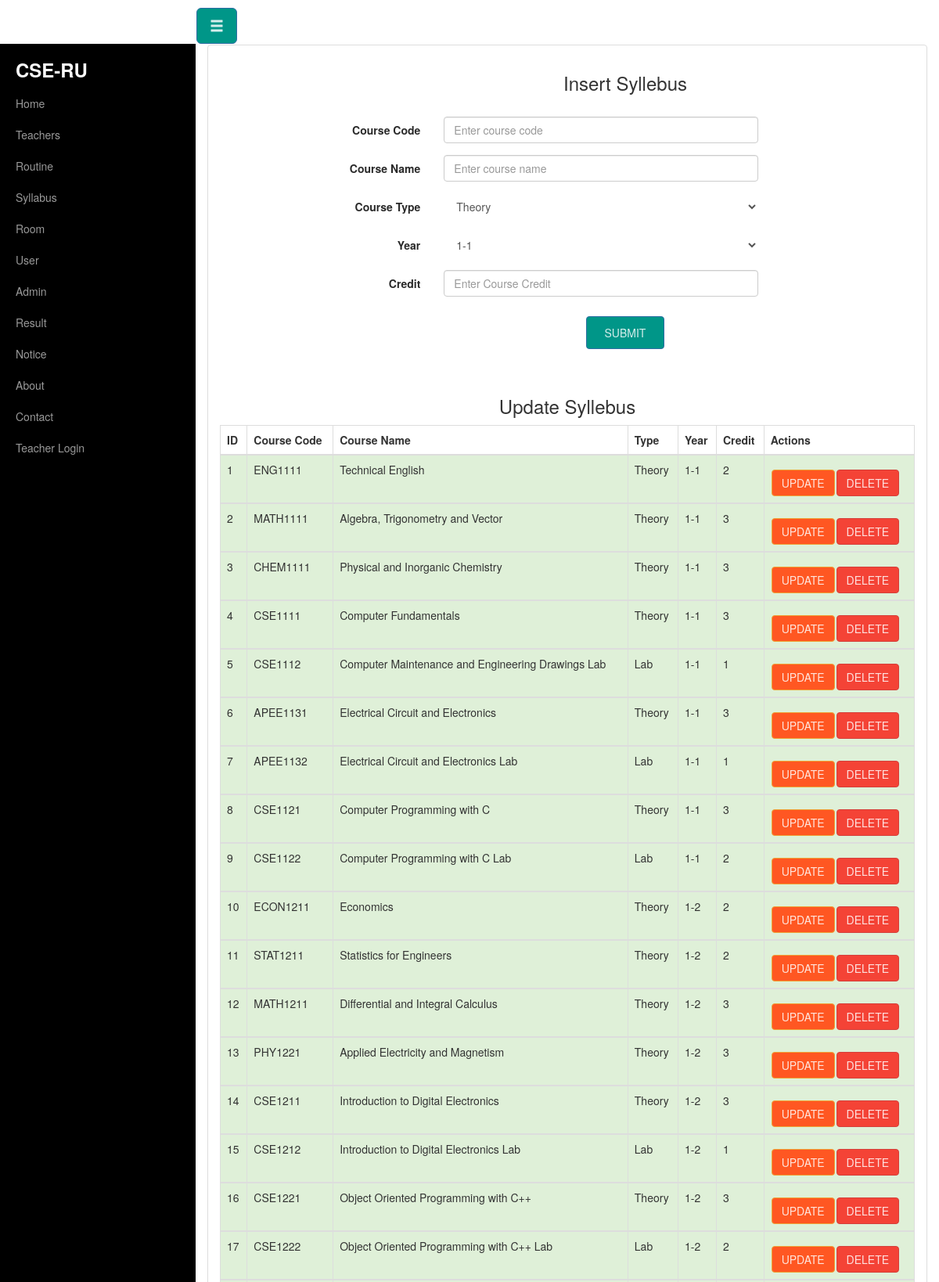
The app's page /course_insert.php (upper part) with its own data.
### tables this page shows
CREATE TABLE IF NOT EXISTS `course` (
  `co_id` int(11) NOT NULL AUTO_INCREMENT,
  `course_code` text NOT NULL,
  `name` text NOT NULL,
  `type` text NOT NULL,
  `year` text NOT NULL,
  `credit` int(11) NOT NULL,
  PRIMARY KEY (`co_id`)
);

### course_insert.php (the view, shortened to what this page needs)
<?php include("header.php");?>
<?php include('db_con.php');?>
<div class="container-fluid">
    <div class="row" id="wrapper">
    <?php require_once'menubar.php';?>
    <div class="col-sm-12">
        <div class="panel panel-default">
        <div class="panel-body">
        <div class="col-sm-10 col-sm-offset-2">
<center><h3>Insert Syllebus</h3></center>
<br>
<form action="course_insert.php" method="post" class="form-horizontal" role="form">
            <div class="form-group">
                <label for="course_code" class="col-sm-2 control-label">Course Code</label>
                <div class="col-sm-7">
                <input type="text" class="form-control" name="course_code" placeholder="Enter course code" >
                </div>
            </div>
            <div class="form-group">
                <label for="course_name" class="col-sm-2 control-label">Course Name</label>
                <div class="col-sm-7">
                <input type="text" class="form-control" name="course_name" placeholder="Enter course name" >
                </div>
            </div>
            <div class="form-group">
                <label class="col-sm-2 control-label">Course Type</label>
                <div class="col-sm-7">
                    <select class="form-control" name="type">
                        <option value="Theory">Theory</option>
                    </select>
                </div>
            </div>
            <div class="form-group">
                <label class="col-sm-2 control-label">Year</label>
                <div class="col-sm-7">
                    <select class="form-control" name="year">
                        <option value="1-1">1-1</option>
                    </select>
                </div>
            </div>
			<div class="form-group">
                <label for="credit" class="col-sm-2 control-label">Credit</label>
                <div class="col-sm-7">
                    <input type="text" class="form-control" name="credit" placeholder="Enter Course Credit">
                </div>
            </div>
            <center><input type="submit" name="submit" value="Submit" class="btn btn-primary" style="padding: 10px; width: 100px;"></center>
 </form>
 <br>
    <br>
        <br>
</div>
            <center><h3>Update Syllebus</h3></center>
            <?php
            $sql1 = "SELECT * FROM course";
            $result1 = mysqli_query($conn,$sql1);
                echo "<table class='table table-bordered'>";
                echo "<thead>";
                echo "<tr>";
                echo "<th>ID</th>";
                echo "<th>Course Code</th>";
                echo "<th>Course Name</th>";
                echo "<th>Type</th>";
                echo "<th>Year</th>";
                echo "<th>Credit</th>";
                echo "<th>Actions</th>";
                echo "</tr>";
                echo "</thead>";
            while ($row1 = mysqli_fetch_assoc($result1)) {
                echo "<tbody>";
                echo "<tr class='success'>";
                echo "<td>".$row1['co_id']."</td>";
                echo "<td>".$row1['course_code']."</td>";
                echo "<td>".$row1['name']."</td>";
                echo "<td>".$row1['type']."</td>";
                echo "<td>".$row1['year']."</td>";
                echo "<td>".$row1['credit']."</td>";
                echo '<td><a href="course_update.php?id=' . $row1['co_id'] . '"><b class="btn btn-warning">Update</b></a>' ;
                echo '<a href="delete.php?id=' . $row1['co_id'] . '" onclick=\'return confirm("Are you sure you want to delete this record?")\'><b class="btn btn-danger">Delete</b></a></td>' ;
                echo "</tr>";
                echo "</tbody>";
            }
                echo "</table>";
        ?>
 </div>
 </div>
 </div>
 </div>

### css/style.css (style rules this page uses)
* { box-sizing:border-box; }
#wrapper { padding-left: 0; -webkit-transition: all 0.5s ease; -moz-transition: all 0.5s ease; -o-transition: all 0.5s ease; transition: all 0.5s ease; }
@media (min-width:768px) { #wrapper { padding-left: 250px; } }

### records on screen
course: co_id "1", course_code "ENG1111", name "Technical English", type "Theory", year "1-1", credit "2"
course: co_id "2", course_code "MATH1111", name "Algebra, Trigonometry and Vector", type "Theory", year "1-1", credit "3"
course: co_id "3", course_code "CHEM1111", name "Physical and Inorganic Chemistry", type "Theory", year "1-1", credit "3"
course: co_id "4", course_code "CSE1111", name "Computer Fundamentals", type "Theory", year "1-1", credit "3"
course: co_id "5", course_code "CSE1112", name "Computer Maintenance and Engineering Drawings Lab", type "Lab", year "1-1", credit "1"
course: co_id "6", course_code "APEE1131", name "Electrical Circuit and Electronics", type "Theory", year "1-1", credit "3"
course: co_id "7", course_code "APEE1132", name "Electrical Circuit and Electronics Lab", type "Lab", year "1-1", credit "1"
course: co_id "8", course_code "CSE1121", name "Computer Programming with C", type "Theory", year "1-1", credit "3"
course: co_id "9", course_code "CSE1122", name "Computer Programming with C Lab", type "Lab", year "1-1", credit "2"
course: co_id "10", course_code "ECON1211", name "Economics", type "Theory", year "1-2", credit "2"
course: co_id "11", course_code "STAT1211", name "Statistics for Engineers", type "Theory", year "1-2", credit "2"
course: co_id "12", course_code "MATH1211", name "Differential and Integral Calculus", type "Theory", year "1-2", credit "3"
course: co_id "13", course_code "PHY1221", name "Applied Electricity and Magnetism", type "Theory", year "1-2", credit "3"
course: co_id "14", course_code "CSE1211", name "Introduction to Digital Electronics", type "Theory", year "1-2", credit "3"
course: co_id "15", course_code "CSE1212", name "Introduction to Digital Electronics Lab", type "Lab", year "1-2", credit "1"
course: co_id "16", course_code "CSE1221", name "Object Oriented Programming with C++", type "Theory", year "1-2", credit "3"
course: co_id "17", course_code "CSE1222", name "Object Oriented Programming with C++ Lab", type "Lab", year "1-2", credit "2"
